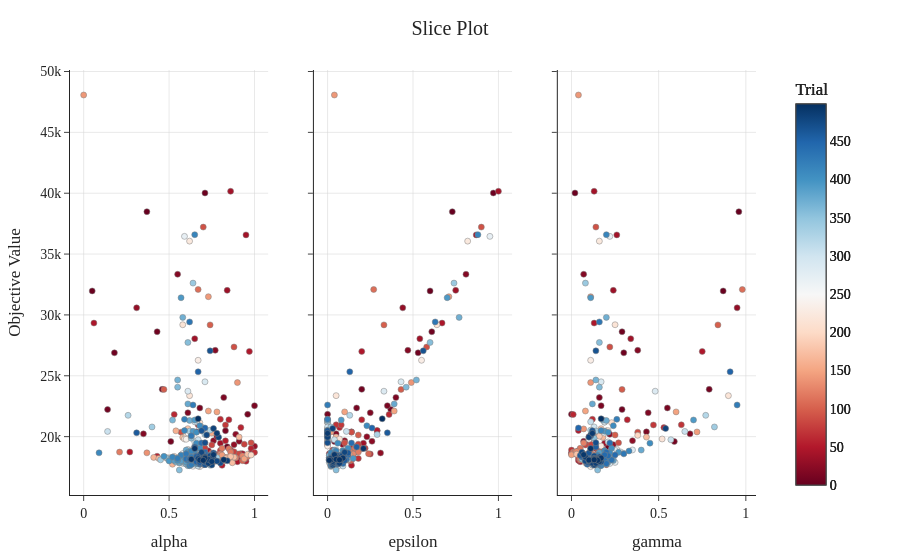

Notebook code cell kept with this figure:
### Markdown cell above
### Slice Plot

### Code cell
fig_slice = plot_slice(study)

fig_slice.update_traces(
    selector=dict(type="scatter"),
    marker=dict(
        colorscale="RdBu",
        showscale=True,
        colorbar=dict(
            title="Trial"
        )
    )
)

fig_slice = apply_latex_style(fig_slice)

fig_slice

### Figure 1 — Plotly figure (JSON) as saved in the notebook; plotly's stock layout.template omitted (floating-point values rounded to 4 significant figures; data arrays with more than 128 entries replaced by an {"elided": "..."} marker saying what was removed)
{"data": [{"marker": {"color": {"elided": "500 int values"}, "colorbar": {"title": {"text": "Trial"}, "x": 1, "xpad": 40}, "colorscale": [[0, "rgb(103,0,31)"], [0.1, "rgb(178,24,43)"], [0.2, "rgb(214,96,77)"], [0.3, "rgb(244,165,130)"], [0.4, "rgb(253,219,199)"], [0.5, "rgb(247,247,247)"], [0.6, "rgb(209,229,240)"], [0.7, "rgb(146,197,222)"], [0.8, "rgb(67,147,195)"], [0.9, "rgb(33,102,172)"], [1, "rgb(5,48,97)"]], "line": {"color": "Grey", "width": 0.5}, "showscale": true}, "mode": "markers", "name": "Feasible Trial", "showlegend": false, "type": "scatter", "x": {"elided": "500 float values"}, "xaxis": "x", "y": {"elided": "500 int values"}, "yaxis": "y"}, {"marker": {"color": {"elided": "500 int values"}, "colorbar": {"title": {"text": "Trial"}, "x": 1, "xpad": 40}, "colorscale": [[0, "rgb(103,0,31)"], [0.1, "rgb(178,24,43)"], [0.2, "rgb(214,96,77)"], [0.3, "rgb(244,165,130)"], [0.4, "rgb(253,219,199)"], [0.5, "rgb(247,247,247)"], [0.6, "rgb(209,229,240)"], [0.7, "rgb(146,197,222)"], [0.8, "rgb(67,147,195)"], [0.9, "rgb(33,102,172)"], [1, "rgb(5,48,97)"]], "line": {"color": "Grey", "width": 0.5}, "showscale": true}, "mode": "markers", "name": "Feasible Trial", "showlegend": false, "type": "scatter", "x": {"elided": "500 float values"}, "xaxis": "x2", "y": {"elided": "500 int values"}, "yaxis": "y2"}, {"marker": {"color": {"elided": "500 int values"}, "colorbar": {"title": {"text": "Trial"}, "x": 1, "xpad": 40}, "colorscale": [[0, "rgb(103,0,31)"], [0.1, "rgb(178,24,43)"], [0.2, "rgb(214,96,77)"], [0.3, "rgb(244,165,130)"], [0.4, "rgb(253,219,199)"], [0.5, "rgb(247,247,247)"], [0.6, "rgb(209,229,240)"], [0.7, "rgb(146,197,222)"], [0.8, "rgb(67,147,195)"], [0.9, "rgb(33,102,172)"], [1, "rgb(5,48,97)"]], "line": {"color": "Grey", "width": 0.5}, "showscale": true}, "mode": "markers", "name": "Feasible Trial", "showlegend": false, "type": "scatter", "x": {"elided": "500 float values"}, "xaxis": "x3", "y": {"elided": "500 int values"}, "yaxis": "y3"}], "layout": {"font": {"family": "Computer Modern", "size": 14}, "legend": {"bgcolor": "rgba(255,255,255,0.8)", "borderwidth": 0}, "margin": {"b": 60, "l": 70, "r": 30, "t": 70}, "title": {"text": "Slice Plot", "x": 0.5, "xanchor": "center"}, "xaxis": {"anchor": "y", "domain": [0, 0.2889], "gridcolor": "lightgray", "gridwidth": 0.5, "showgrid": true, "title": {"text": "alpha"}, "zeroline": false}, "xaxis2": {"anchor": "y2", "domain": [0.3556, 0.6444], "gridcolor": "lightgray", "gridwidth": 0.5, "showgrid": true, "title": {"text": "epsilon"}, "zeroline": false}, "xaxis3": {"anchor": "y3", "domain": [0.7111, 1], "gridcolor": "lightgray", "gridwidth": 0.5, "showgrid": true, "title": {"text": "gamma"}, "zeroline": false}, "yaxis": {"anchor": "x", "domain": [0, 1], "gridcolor": "lightgray", "gridwidth": 0.5, "showgrid": true, "title": {"text": "Objective Value"}, "zeroline": false}, "yaxis2": {"anchor": "x2", "domain": [0, 1], "gridcolor": "lightgray", "gridwidth": 0.5, "matches": "y", "showgrid": true, "showticklabels": false, "zeroline": false}, "yaxis3": {"anchor": "x3", "domain": [0, 1], "gridcolor": "lightgray", "gridwidth": 0.5, "matches": "y", "showgrid": true, "showticklabels": false, "zeroline": false}}}
